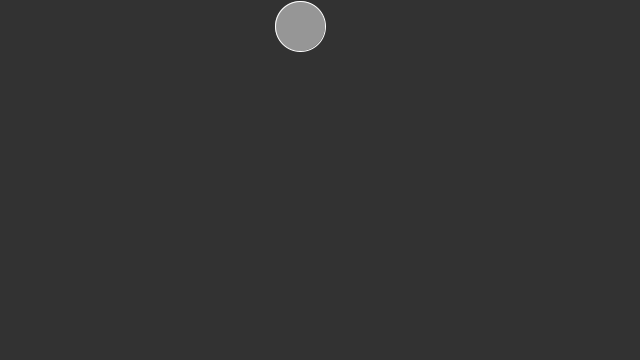
Frame 1 (no input)
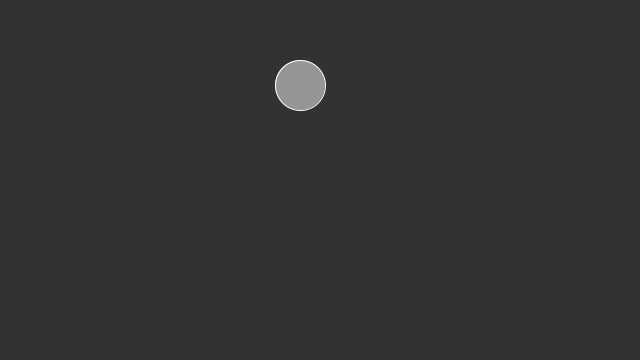
Frame 60 (the mouse pressed at the canvas centre just before this capture)
Frame 120 (the mouse held since frame 60 and released just before this capture): identical to frame 60, image omitted

The Processing sketch that drew these frames (run headless with seeded random() and noise(); from frame 60 on, the mouse is pressed at the canvas centre):

// Processing sketch: Test2
// ── Test2.pde
float count = 25;
float increment = 1;

void setup() {
  size(640, 360);
}

void draw() {
  background(50);
  fill(150);
  stroke(255);
  //rectMode(CENTER);
  //rect(width-mouseX, height-mouseY, 100, 50);
  //line(pmouseX, pmouseY, mouseX, mouseY);
  if(count > 360-25 && increment > 0) {
    increment = -increment;
  } else if (count < 0 + 25) {
    increment =-increment;
  }
  count = count + increment;
  ellipse(300,count, 50, 50);
}

void mousePressed() { //Runs once when mouse is pressed
  count = 25;
  background(50);
}

void keyPressed() {
  background(100, 100, 0);
}
